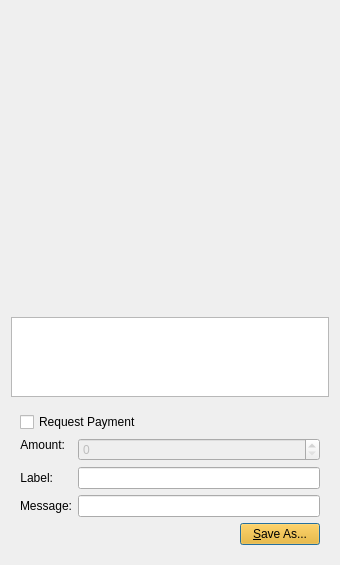
<?xml version="1.0" encoding="UTF-8"?>
<ui version="4.0">
 <class>QRCodeDialog</class>
 <widget class="QDialog" name="QRCodeDialog">
  <property name="geometry">
   <rect>
    <x>0</x>
    <y>0</y>
    <width>340</width>
    <height>565</height>
   </rect>
  </property>
  <property name="windowTitle">
   <string>QR Code Dialog</string>
  </property>
  <layout class="QVBoxLayout" name="verticalLayout_3">
   <item>
    <widget class="QLabel" name="lblQRCode">
     <property name="sizePolicy">
      <sizepolicy hsizetype="Expanding" vsizetype="Expanding">
       <horstretch>0</horstretch>
       <verstretch>0</verstretch>
      </sizepolicy>
     </property>
     <property name="minimumSize">
      <size>
       <width>300</width>
       <height>300</height>
      </size>
     </property>
     <property name="textFormat">
      <enum>Qt::PlainText</enum>
     </property>
     <property name="alignment">
      <set>Qt::AlignCenter</set>
     </property>
     <property name="wordWrap">
      <bool>true</bool>
     </property>
    </widget>
   </item>
   <item>
    <widget class="QPlainTextEdit" name="outUri">
     <property name="sizePolicy">
      <sizepolicy hsizetype="Expanding" vsizetype="Minimum">
       <horstretch>0</horstretch>
       <verstretch>0</verstretch>
      </sizepolicy>
     </property>
     <property name="minimumSize">
      <size>
       <width>0</width>
       <height>50</height>
      </size>
     </property>
     <property name="tabChangesFocus">
      <bool>true</bool>
     </property>
     <property name="textInteractionFlags">
      <set>Qt::TextSelectableByKeyboard|Qt::TextSelectableByMouse</set>
     </property>
    </widget>
   </item>
   <item>
    <widget class="QWidget" name="widget" native="true">
     <layout class="QVBoxLayout" name="verticalLayout_2">
      <item>
       <widget class="QCheckBox" name="chkReqPayment">
        <property name="enabled">
         <bool>true</bool>
        </property>
        <property name="text">
         <string>Request Payment</string>
        </property>
       </widget>
      </item>
      <item>
       <layout class="QFormLayout" name="formLayout">
        <property name="fieldGrowthPolicy">
         <enum>QFormLayout::AllNonFixedFieldsGrow</enum>
        </property>
        <item row="1" column="0">
         <widget class="QLabel" name="lblLabel">
          <property name="text">
           <string>Label:</string>
          </property>
          <property name="textFormat">
           <enum>Qt::PlainText</enum>
          </property>
          <property name="alignment">
           <set>Qt::AlignRight|Qt::AlignTrailing|Qt::AlignVCenter</set>
          </property>
          <property name="buddy">
           <cstring>lnLabel</cstring>
          </property>
         </widget>
        </item>
        <item row="1" column="1">
         <widget class="QLineEdit" name="lnLabel"/>
        </item>
        <item row="2" column="0">
         <widget class="QLabel" name="lblMessage">
          <property name="text">
           <string>Message:</string>
          </property>
          <property name="textFormat">
           <enum>Qt::PlainText</enum>
          </property>
          <property name="alignment">
           <set>Qt::AlignRight|Qt::AlignTrailing|Qt::AlignVCenter</set>
          </property>
          <property name="buddy">
           <cstring>lnMessage</cstring>
          </property>
         </widget>
        </item>
        <item row="2" column="1">
         <widget class="QLineEdit" name="lnMessage"/>
        </item>
        <item row="0" column="0">
         <widget class="QLabel" name="lblAmount">
          <property name="sizePolicy">
           <sizepolicy hsizetype="Preferred" vsizetype="Maximum">
            <horstretch>0</horstretch>
            <verstretch>0</verstretch>
           </sizepolicy>
          </property>
          <property name="text">
           <string>Amount:</string>
          </property>
          <property name="textFormat">
           <enum>Qt::PlainText</enum>
          </property>
          <property name="alignment">
           <set>Qt::AlignRight|Qt::AlignTrailing|Qt::AlignVCenter</set>
          </property>
          <property name="buddy">
           <cstring>lnReqAmount</cstring>
          </property>
         </widget>
        </item>
        <item row="0" column="1">
         <widget class="HoneyAmountField" name="lnReqAmount">
          <property name="enabled">
           <bool>false</bool>
          </property>
          <property name="minimumSize">
           <size>
            <width>80</width>
            <height>0</height>
           </size>
          </property>
         </widget>
        </item>
       </layout>
      </item>
      <item>
       <layout class="QHBoxLayout" name="horizontalLayout">
        <item>
         <spacer name="horizontalSpacer">
          <property name="orientation">
           <enum>Qt::Horizontal</enum>
          </property>
          <property name="sizeHint" stdset="0">
           <size>
            <width>40</width>
            <height>20</height>
           </size>
          </property>
         </spacer>
        </item>
        <item>
         <widget class="QPushButton" name="btnSaveAs">
          <property name="styleSheet">
           <string notr="true">background-color: rgb(255, 175, 0);</string>
          </property>
          <property name="text">
           <string>&amp;Save As...</string>
          </property>
         </widget>
        </item>
       </layout>
      </item>
     </layout>
    </widget>
   </item>
  </layout>
 </widget>
 <customwidgets>
  <customwidget>
   <class>HoneyAmountField</class>
   <extends>QSpinBox</extends>
   <header>honeyamountfield.h</header>
   <container>1</container>
  </customwidget>
 </customwidgets>
 <resources/>
 <connections>
  <connection>
   <sender>chkReqPayment</sender>
   <signal>clicked(bool)</signal>
   <receiver>lnReqAmount</receiver>
   <slot>setEnabled(bool)</slot>
   <hints>
    <hint type="sourcelabel">
     <x>92</x>
     <y>285</y>
    </hint>
    <hint type="destinationlabel">
     <x>98</x>
     <y>311</y>
    </hint>
   </hints>
  </connection>
 </connections>
</ui>
